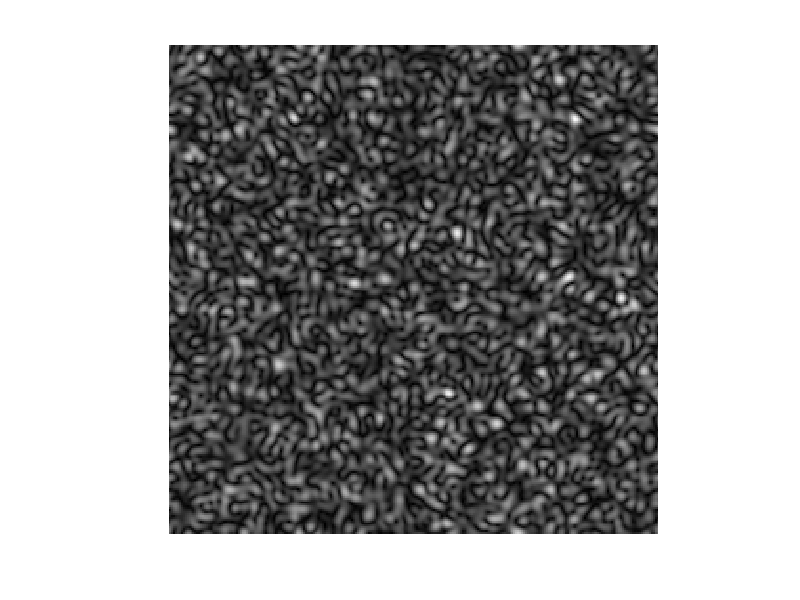

Source code (MATLAB):
%% define variables

close all
clear all
x = 0:255;
y = 0:255;
radius = 32;
x_shift = 95;
y_shift = 50;

%% generate a circle

[xx yy] = meshgrid(x,y);
u = zeros(size(xx));

u(((xx-x_shift).^2+(yy-y_shift).^2)<=radius^2)=1;   % radius 100, center at the origin
u1 = u;
len = sum(u(:)==1);

%% generate random numbers with amplitude = 1
comp_vec =  exp(i*(2*pi*rand(len,1)-pi));

%% replace circle values with random values
k= 1;
for i=1:length(x)
  for j = 1:length(y)
    if(abs(u(i,j))>0)
      u(i,j)
      u(i,j) = comp_vec(k);
      %comp_vec(k)
      u(i,j)
      k = k+1;
    end
  end
end

%% FT
u_fft=  fft2(u);
speckle1 = u_fft.*conj(u_fft);
% hard boundary
figure(2)
imshow(abs(u_fft),[])
%imshow(abs(speckle1),[])
